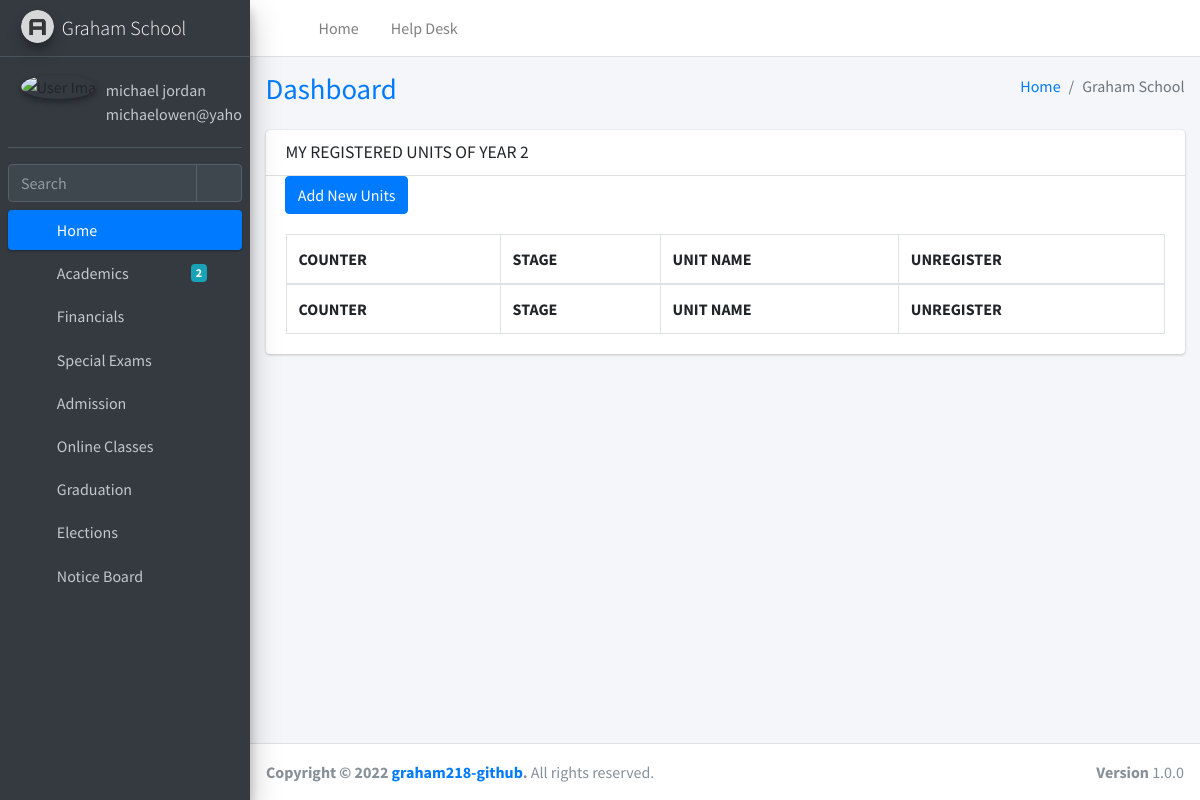
The page /school/my_registered_units2/ (signed in) on the database as committed earlier.
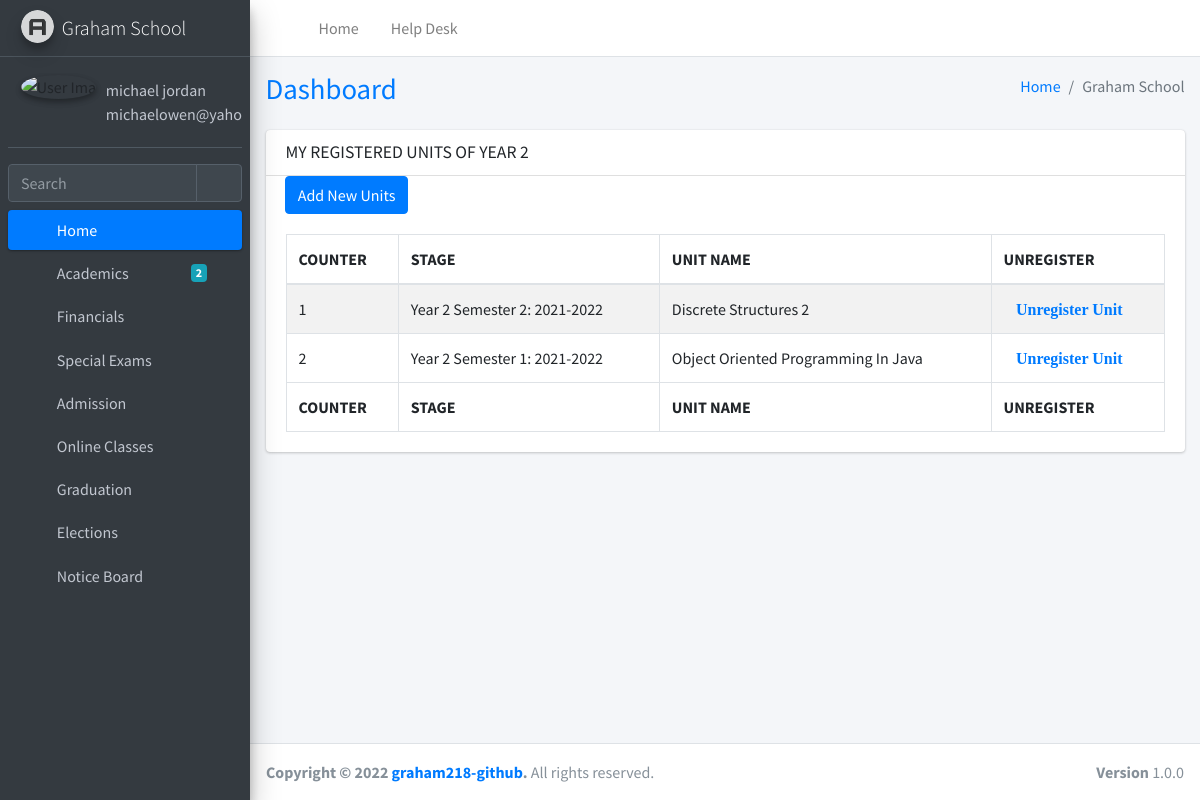
The same page on the database as committed later.
### school/models.py (models this page shows, shortened)
class marks_yr2(models.Model):
    user = models.ForeignKey(User, max_length=255, on_delete=models.CASCADE, blank=True)
    full_name = models.CharField(max_length=255, blank=True, null=True)
    stage = models.ForeignKey(Stages, max_length=255, on_delete=models.CASCADE, blank=False)
    unit_or_subject_name = models.ForeignKey(Units, max_length=255, on_delete=models.CASCADE, blank=False)
    marks = models.CharField(max_length=255, blank=True, null=True)
    grade = models.CharField(max_length=255, blank=True, null=True)
    date_created = models.DateTimeField(
        null=True, blank=True, auto_now_add=True)
    date_updated = models.DateTimeField(null=True, blank=True, auto_now=True)

class Stages(models.Model):
    year = models.CharField(max_length=255, blank=True, null=True)
    def __str__(self):
        return self.year

class Units(models.Model):
    unit_name = models.CharField(max_length=255, blank=True, null=True)
    date_created = models.DateTimeField(
        null=True, blank=True, auto_now_add=True)
    date_updated = models.DateTimeField(null=True, blank=True, auto_now=True)
    def __str__(self):
        return self.unit_name

### school/my_views.py (the view)
# urls.py: path('my_registered_units2/', my_views.my_registered_units2, name='my_registered_units2'),
def my_registered_units2(request):
    title = 'MY REGISTERED UNITS OF YEAR 2'
    queryset = marks_yr2.objects.filter(user=request.user)
    context = {
        "title": title,
        "queryset": queryset,
    }
    return render(request, "units/my_registered_units/my_registered_units_yr2.html", context)

### school/templates/units/my_registered_units/my_registered_units_yr2.html (shortened to what this page needs)
{% extends 'index2.html' %}
{% load static %}
{% block content %}
<section class="content">
  <div class="container-fluid">
    <div class="row">
      <div class="col-12">
        <div class="card">
          <div class="card-header">
            <h3 class="card-title">{{title}}</h3>
          </div>
          <div>&nbsp;&nbsp;&nbsp;&nbsp;&nbsp;
            <a href="{% url 'school:unit_registration2' %}" class="btn btn-primary">Add New Units</a>
          </div>
          <div class="card-body">
            <table id="faculty" class="table table-bordered table-striped">
              <thead>
                <tr>
                  <th>COUNTER</th>
                  <th>STAGE</th>
                  <th>UNIT NAME</th>
                  <th>UNREGISTER</th>
                </tr>
              </thead>
              <tbody>
                {% for instance in queryset %}
                <tr>
                  <td>{{forloop.counter}}</td>
                  <td>{{instance.stage}}</td>
                  <td>{{instance.unit_or_subject_name}}</td>
                  <td><a class="fa fa-trash" href="{% url 'school:unregister_unit2' instance.id%}">Unregister
                    Unit</a></td>
                </tr>
                {% endfor %}
              </tbody>
              <tfoot>
                <tr>
                  <th>COUNTER</th>
                  <th>STAGE</th>
                  <th>UNIT NAME</th>
                  <th>UNREGISTER</th>
                </tr>
              </tfoot>
            </table>
          </div>
        </div>
      </div>
    </div>
  </div>
</section>
{% endblock content %}

### school/templates/components/sidebar.html (shortened to what this page needs)
{% load static %}
{% if request.user.is_authenticated %}
<aside class="main-sidebar sidebar-dark-primary elevation-4">
  <a href="/" class="brand-link">
    <img src="{% static 'dist/img/AdminLTELogo.png' %}" alt="AdminLTE Logo" class="brand-image img-circle elevation-3"
      style="opacity: .8">
    <span class="brand-text font-weight-light">Graham School</span>
  </a>
  <div class="sidebar">
    <div class="user-panel mt-3 pb-3 mb-3 d-flex">
      <div class="image">
        <img {% if request.user.profile_photo %}src="{{request.user.profile_photo.url}}" {% else %}src="{% static 'dist/img/user2-160x160.jpg' %}" {% endif %} class="img-circle elevation-2" alt="User Image">
      </div>
      <div class="info">
        <a href="/" class="d-block">{{request.user.first_name}} {{request.user.last_name}}</a>
        <a href="/" class="d-block">{{request.user.email}}</a>
      </div>
    </div>
    <div class="form-inline">
      <div class="input-group" data-widget="sidebar-search">
        <input class="form-control form-control-sidebar" type="search" placeholder="Search" aria-label="Search">
        <div class="input-group-append">
          <button class="btn btn-sidebar">
            <i class="fas fa-search fa-fw"></i>
          </button>
        </div>
      </div>
    </div>
    <nav class="mt-2">
      <ul class="nav nav-pills nav-sidebar flex-column" data-widget="treeview" role="menu" data-accordion="false">
        <li class="nav-item menu-open">
          <a href="/" class="nav-link active">
            <i class="nav-icon fas fa-tachometer-alt"></i>
            <p>
              Home
              <i class="right fas fa-angle-left"></i>
            </p>
          </a>
        </li>
        {% if request.user.is_student %}
        <li class="nav-item">
          <a href="/" class="nav-link">
            <i class="nav-icon fas fa-copy"></i>
            <p>
              Academics
              <i class="fas fa-angle-left right"></i>
              <span class="badge badge-info right">2</span>
            </p>
          </a>
        </li>
        <li class="nav-item">
          <a href="/" class="nav-link">
            <i class="nav-icon fas fa-chart-pie"></i>
            <p>
              Financials
              <i class="right fas fa-angle-left"></i>
            </p>
          </a>
        </li>
        <li class="nav-item">
          <a href="/" class="nav-link">
            <i class="nav-icon fas fa-tree"></i>
            <p>
              Special Exams
              <i class="fas fa-angle-left right"></i>
            </p>
          </a>
        </li>
        <li class="nav-item">
          <a href="/" class="nav-link">
            <i class="nav-icon fas fa-edit"></i>
            <p>
              Admission
              <i class="fas fa-angle-left right"></i>
            </p>
          </a>
        </li>
        <li class="nav-item">
          <a href="/" class="nav-link">
            <i class="nav-icon fas fa-table"></i>
            <p>
              Online Classes
              <i class="fas fa-angle-left right"></i>
            </p>
          </a>
        </li>
        <li class="nav-item">
          <a href="/" class="nav-link">
            <i class="nav-icon fas fa-table"></i>
            <p>
              Graduation
              <i class="fas fa-angle-left right"></i>
            </p>
          </a>
        </li>
        <li class="nav-item">
          <a href="/" class="nav-link">
            <i class="nav-icon fas fa-table"></i>
            <p>
              Elections
              <i class="fas fa-angle-left right"></i>
            </p>
          </a>
        </li>
        <li class="nav-item">
          <a href="/" class="nav-link">
            <i class="nav-icon fas fa-table"></i>
            <p>
              Notice Board
              <i class="fas fa-angle-left right"></i>
            </p>
          </a>
        </li>
        {% endif %}
      </ul>
    </nav>
  </div>
</aside>
{% endif %}

Rows that differ between the two databases and show on the page:
added marks_yr2: stage "Year 2 Semester 2: 2021-2022", unit_or_subject_name "Discrete Structures 2"
added marks_yr2: stage "Year 2 Semester 1: 2021-2022", unit_or_subject_name "Object Oriented Programming In Java"
